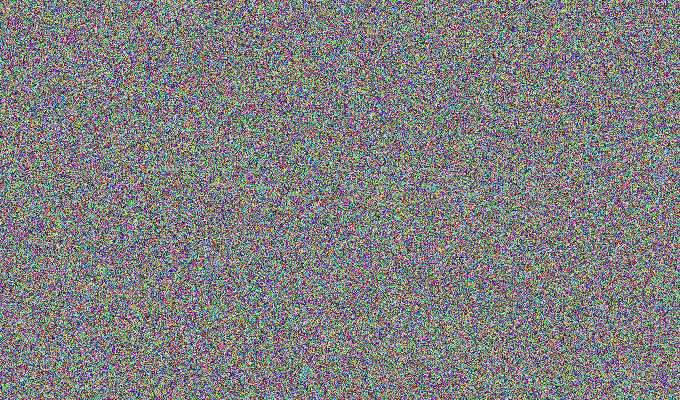
#> input picture ctf/backdoor/img1.png, 680 x 400 px
$ python ecb.py   (Python 2 division)
#> lines starting #> are read from the running program, lines starting #| are printed output that depends on the picture
import cv2
import numpy as np
img = cv2.imread('img1.png')
#> img is the input picture: shape (400, 680, 3); mean B, G, R 127.4, 127.6, 127.5
img=cv2.cvtColor(img,cv2.COLOR_BGR2GRAY)
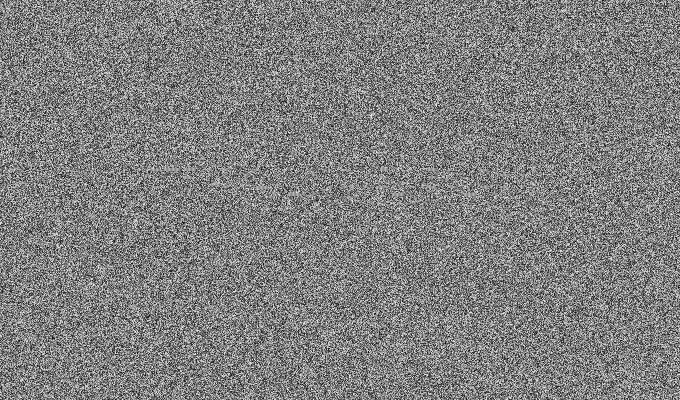
#> img: shape (400, 680); min 1, max 254, mean 127.6
for i in img:
    print i
#> (the run stopped early here; a loop or call above may not have finished)

$ run again, with ctf/backdoor/img2.png copied over ctf/backdoor/img1.png
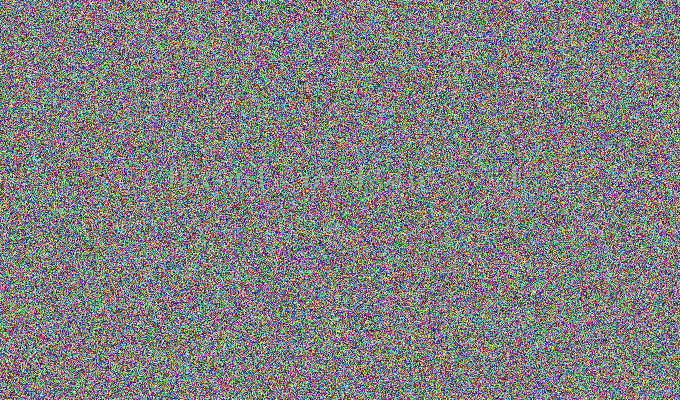
#> input picture ctf/backdoor/img2.png, 680 x 400 px
#> img is the input picture: shape (400, 680, 3); mean B, G, R 127.3, 127.8, 127.6
#> `img=cv2.cvtColor(img,cv2.COLOR_BGR2GRAY)`:
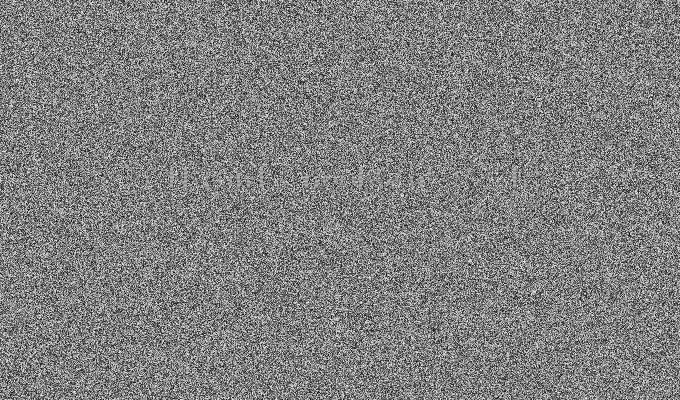
#> img: shape (400, 680); min 1, max 253, mean 127.7
